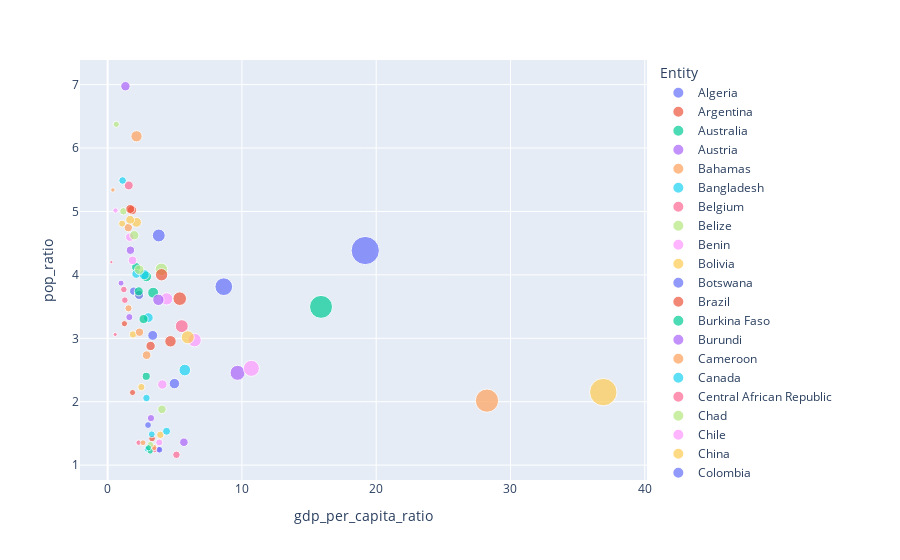

The cell this chart's notebook holds for it:
### Code cell
px.scatter(gdp_pop.query('Year == 2017'), x='gdp_per_capita_ratio', y='pop_ratio', color='Entity', size='gdp_ratio')
